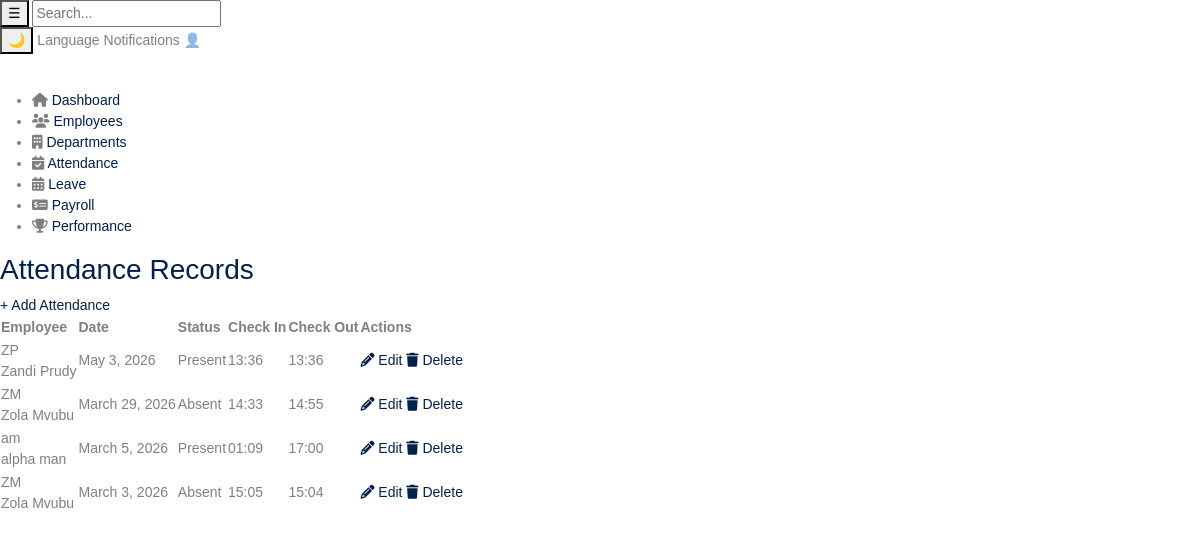
Page /hr/attendance/ on the committed database.
### hr/models.py (models this page shows, shortened)
class Attendance(models.Model):
    employee = models.ForeignKey('employee.Employee', on_delete=models.CASCADE)
    date = models.DateField()
    status = models.CharField(max_length=20)

class Employee(models.Model):
    user = models.OneToOneField(User, on_delete=models.CASCADE)
    department = models.ForeignKey(Department, on_delete=models.CASCADE)
    first_name = models.CharField(max_length=50)
    last_name = models.CharField(max_length=50)
    email = models.EmailField(unique=True)
    role = models.ForeignKey(Role, on_delete=models.CASCADE)
    date_joined = models.DateField(auto_now_add=True)

### hr/views.py (the view)
# urls.py: path('attendance/', Attendance_View.as_view(), name='attendance'),
class Attendance_View(View):
    def get(self, request):
        template = loader.get_template('hr/pages/attendance.html')
        today = timezone.now().date()
        recent_attendances = Attendance.objects.select_related(
            'employee__department'
        ).prefetch_related(
            'employee'
        ).filter(
            employee__isnull=False
        ).order_by('-date', '-created_at')[:50]
        total_employees = Employee.objects.count()
        present_today = Attendance.objects.filter(date=today, status='present').count()
        late_today = Attendance.objects.filter(date=today, status='late').count()
        absent_today = Attendance.objects.filter(date=today, status='absent').count()
        stats = {
            'present': present_today,
            'late': late_today,
            'absent': absent_today,
            'total': total_employees
        }
        context = {
            'recent_attendances': recent_attendances,
            'stats': stats,
            'today': today,
        }
        return HttpResponse(template.render(context, request))

### hr/templates/hr/pages/attendance.html (shortened to what this page needs)
{% extends 'hr/base/base.html' %}
{% load static %}
{% block content %}
<link rel="stylesheet" href="https://cdnjs.cloudflare.com/ajax/libs/font-awesome/6.5.0/css/all.min.css" />
<div class="table-header">
    <h3>Attendance Records</h3>
    <a href="{% url 'attendance_create' %}" class="btn-add-attendance">
    + Add Attendance
</a>
</div>
        {% if recent_attendances %}
        <table class="attendance-table">
            <thead>
                <tr>
                    <th>Employee</th>
                    <th>Date</th>
                    <th>Status</th>
                    <th>Check In</th>
                    <th>Check Out</th>
                    <th>Actions</th>
                </tr>
            </thead>
            <tbody>
                {% for attendance in recent_attendances %}
                <tr>
                    <td>
                        <div class="employee-info">
                            <div class="employee-avatar">{{ attendance.employee.first_name|slice:":1" }}{{ attendance.employee.last_name|slice:":1" }}</div>
                            <span class="employee-name">{{ attendance.employee.first_name }} {{ attendance.employee.last_name }}</span>
                    </td>
                    <td>{{ attendance.date }}</td>
                    <td>
                        <span class="status {{ attendance.status }}">{{ attendance.status|title }}</span>
                    </td>
                    <td>
                        {% if attendance.check_in_time %}
                            {{ attendance.check_in_time|time:"H:i" }}
                        {% else %}
                            <span class="time-empty">-</span>
                        {% endif %}
                    </td>
                    <td>
                        {% if attendance.check_out_time %}
                            {{ attendance.check_out_time|time:"H:i" }}
                        {% else %}
                            <span class="time-empty">-</span>
                        {% endif %}
                    </td>
                    <td class="actions">
<a href="{% url 'attendance_edit' attendance.id %}" class="btn-edit">
    <i class="fas fa-pencil-alt"></i> Edit
</a>
<a href="{% url 'attendance_delete' attendance.id %}" class="btn-delete">
    <i class="fas fa-trash"></i> Delete
</a>
</td>
                </tr>
                {% endfor %}
            </tbody>
        </table>
        {% else %}
        <div class="no-data">
            <i class="fas fa-calendar-times"></i>
            <p>No attendance records found</p>
        </div>
        {% endif %}
    </div>
</div>
{% endblock %}

### rows in the picture
Attendance: employee.first_name "Z", employee.last_name "P", employee.first_name "Zandi", employee.last_name "Prudy", date "May 3, 2026", status "Present", check_in_time "13:36", check_out_time "13:36"
Attendance: employee.first_name "Z", employee.last_name "M", employee.first_name "Zola", employee.last_name "Mvubu", date "March 29, 2026", status "Absent", check_in_time "14:33", check_out_time "14:55"
Attendance: employee.first_name "a", employee.last_name "m", employee.first_name "alpha", employee.last_name "man", date "March 5, 2026", status "Present", check_in_time "01:09", check_out_time "17:00"
Attendance: employee.first_name "Z", employee.last_name "M", employee.first_name "Zola", employee.last_name "Mvubu", date "March 3, 2026", status "Absent", check_in_time "15:05", check_out_time "15:04"
